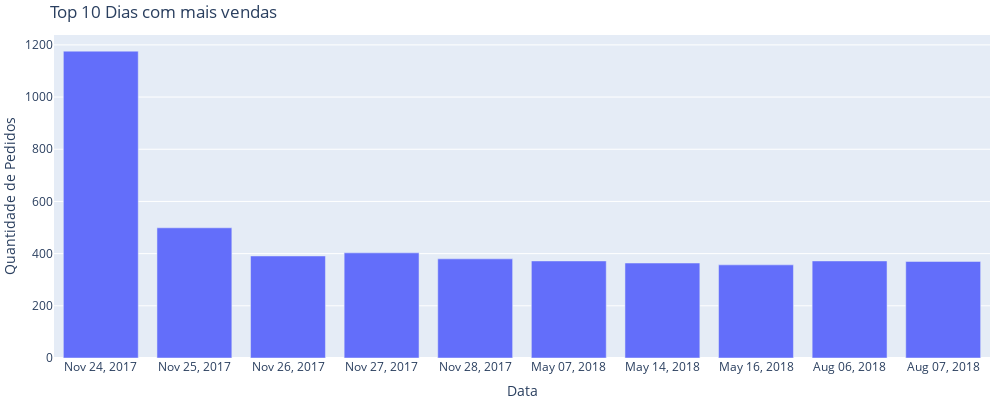

The code cell stored with this chart in its notebook:
### Code cell
tsCount = tsPurchase.sort_values(by='count', ascending=False)[0:10]
tsCount.sort_values(by=['date'], inplace=True)
tsCount['date'] = tsCount['date'].dt.strftime('%b %d, %Y')

fig = exibirGrafico(tsCount, x='date', y='count', type='bar', title = 'Top 10 Dias com mais vendas', \
                    width = 1000, height = 400, xlabel = 'Data', ylabel = 'Quantidade de Pedidos')

fig.show()

### Figure 1 — Plotly figure (JSON) as saved in the notebook; plotly's stock layout.template omitted (floating-point values rounded to 4 significant figures)
{"data": [{"type": "bar", "x": ["Nov 24, 2017", "Nov 25, 2017", "Nov 26, 2017", "Nov 27, 2017", "Nov 28, 2017", "May 07, 2018", "May 14, 2018", "May 16, 2018", "Aug 06, 2018", "Aug 07, 2018"], "y": [1176, 499, 391, 403, 380, 372, 364, 357, 372, 370]}], "layout": {"autosize": false, "height": 400, "margin": {"b": 0, "l": 10, "r": 10, "t": 35}, "title": {"text": "<span>Top 10 Dias com mais vendas</span>"}, "width": 1000, "xaxis": {"title": {"text": "<span>Data</span>"}}, "yaxis": {"title": {"text": "<span>Quantidade de Pedidos</span>"}}}}
